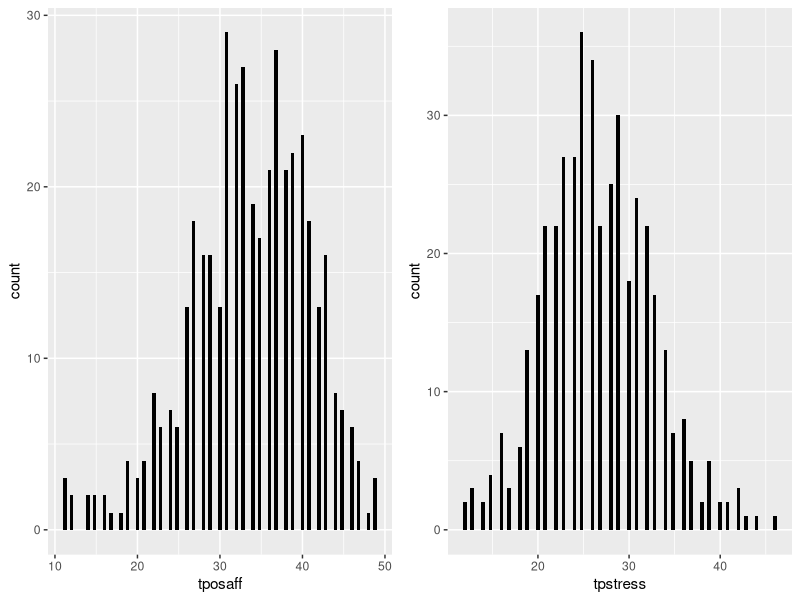
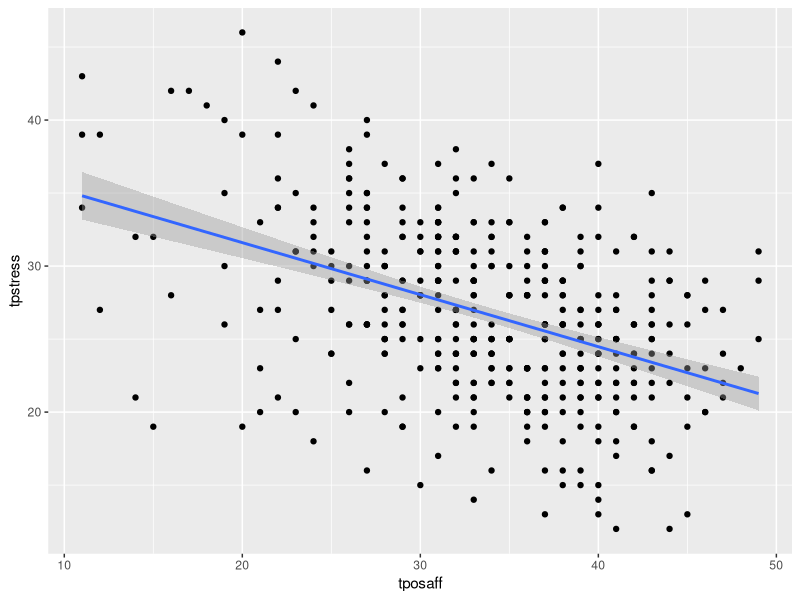
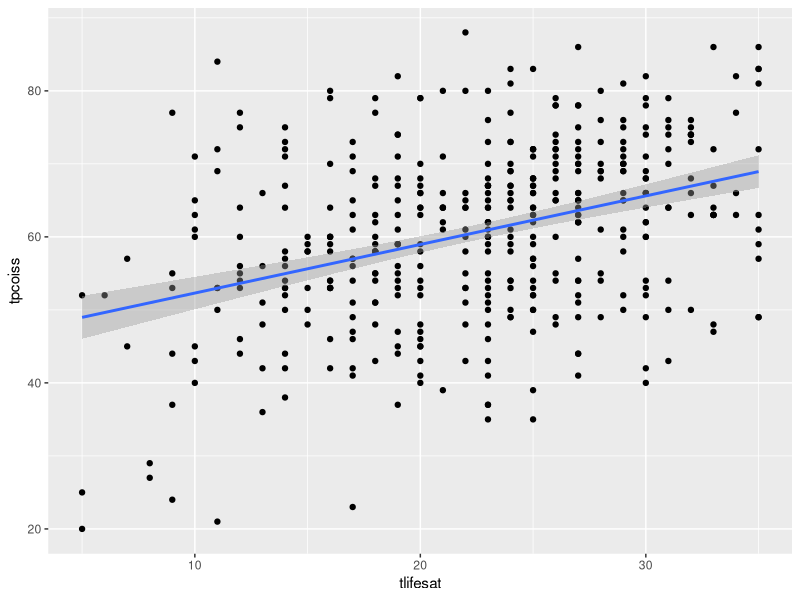
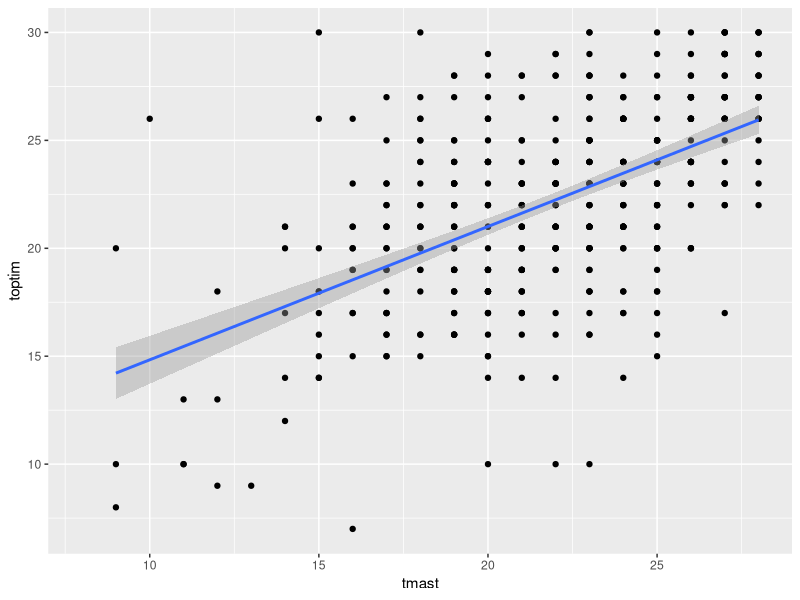

Generate these figures, in order, with R:
## ---- chunk 1
#install prerequisite packages, and set workd dir
library("rstudioapi")
library(haven)
library(ggplot2)

setwd(dirname(getActiveDocumentContext()$path))
install_packages <- function(pkg) { 
  
  # Install package if it is not already
  if (!(pkg %in% installed.packages()[, "Package"])){ 
    
    install.packages(pkg, repos='http://cran.us.r-project.org')
  }
  
  library(pkg, character.only = TRUE)
  
} # end installPackages()

#Create the list of packages we need
pkg_list = c("tidyverse", "ggpubr")
#Call our function passing it the list of packages
lapply(pkg_list, install_packages)

## ---- chunk 2
survey <- read_sav("survey.sav")

#summary(survey)
summary(survey$tposaff)
## ---- chunk 3
summary(survey$tpstress)
## ---- chunk 4
hist_tposaff <- ggplot(survey, aes(x=tposaff)) + geom_histogram(fill="black",binwidth = 0.4)
hist_tpstress <- ggplot(survey, aes(x=tpstress)) + geom_histogram(fill="black",binwidth = 0.4)
ggarrange(hist_tposaff, hist_tpstress, 
          ncol = 2)
## ---- chunk 5
shapiro.test(survey$tposaff)
## ---- chunk 6
shapiro.test(survey$tpstress)
## ---- chunk 7
ggplot(survey, aes(x=tposaff, y=tpstress)) + geom_point() + geom_smooth(method=lm)
## ---- chunk 8
cor.test(survey$tposaff, survey$tpstress, method = "pearson")
## ---- chunk 9
cor.test(survey$tposaff, survey$tpstress, method = "kendall")
## ---- chunk 10
cor.test(survey$tposaff, survey$tpstress, method = "spearman")
## ---- chunk 11
ggplot(survey, aes(x=tlifesat, y=tpcoiss)) + geom_point() + geom_smooth(method=lm)

## ---- chunk 12
cor.test(survey$tlifesat, survey$tpcoiss, method = "pearson")
## ---- chunk 13
ggplot(survey, aes(x=tmast, y=toptim)) + geom_point() + geom_smooth(method=lm)
## ---- chunk 14
cor.test(survey$tmast, survey$toptim, method = "pearson")
## ---- chunk 15
cor.test(survey$tmast, survey$toptim, method = "kendall")
## ---- chunk 16
cor.test(survey$tmast, survey$toptim, method = "spearman")
